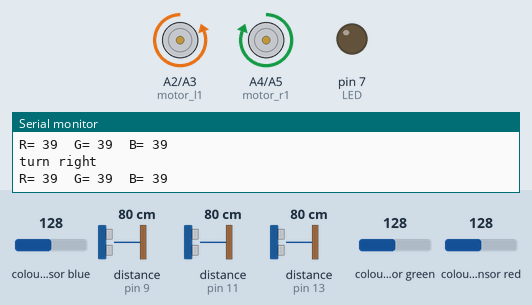
The sketch below on a simulated Arduino Uno, built with avr-gcc and run on an emulated ATmega328P. On the bench: motor-driver pin pairs drawn as motors (green arrow = first pin HIGH = forward, orange = second pin HIGH = backward, longer = more drive), output pins drawn as LEDs (lit = HIGH), the last lines printed to the serial monitor. Wiring (inferred from the names in the program): 3 × ultrasonic range finder: trigger pin 8, echo pin 9 / trigger pin 10, echo pin 11 / trigger pin 12, echo pin 13; TCS3200 colour sensor: output pin 6; S2 pin 4; S3 pin 5; S0 pin 2; S1 pin 3. The test bench sets the inputs (shaded band); at power-on: distance to the obstacle (sensors on pin 9, pin 13, pin 11) 80 cm, colour sensor blue 128, colour sensor green 128, colour sensor red 128. The echo pulse lasts 58.3 µs per cm; pins used as bus, display or sensor lines are not drawn.

Above: at 1.2 s.
1.3 s: distance to the obstacle (sensor on pin 9) set to 23 cm
2.8 s: distance to the obstacle (sensor on pin 9) set to 19 cm
At 3.6 s:
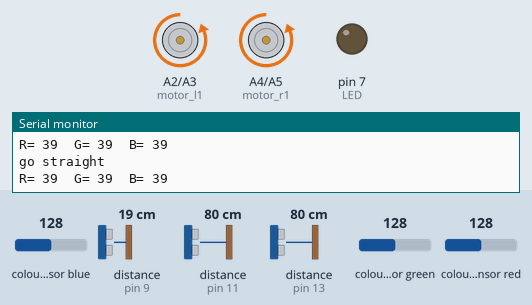
4.3 s: distance to the obstacle (sensor on pin 13) set to 22 cm
7.3 s: distance to the obstacle (sensor on pin 13) set to 18 cm
At 8.0 s:
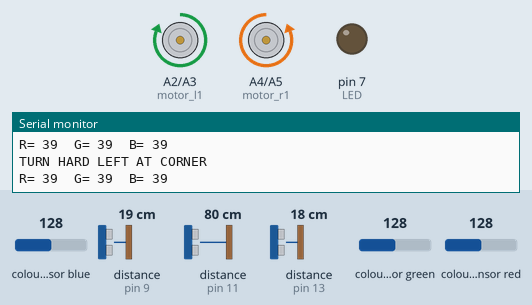
8.9 s: distance to the obstacle (sensor on pin 13) set to 35 cm
At 9.7 s:
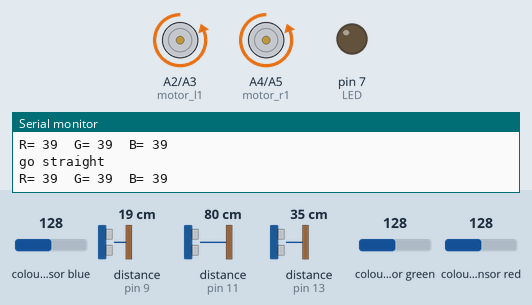
Timing chart, 0 to 11.9 s (numbered marks = the images above; inputs shaded):
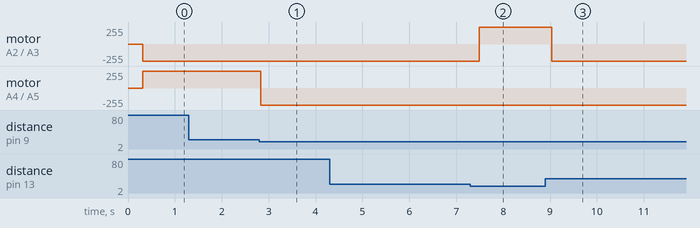

Measured:
- the behaviour switches between 22 and 21 cm on distance to the obstacle (sensor on pin 9) (found by bisection; images 0 and 1)
- the behaviour switches between 21 and 20 cm on distance to the obstacle (sensor on pin 13) (found by bisection; images 1 and 2)
- after the input at 2.8 s, motor on A4 (motor_r1) / A5 (motor_r2): forward 255/255 → backward 255/255 at once
- after the input at 7.3 s, motor on A2 (motor_l1) / A3 (motor_l2): backward 255/255 → forward 255/255 after 0.19 s
- after the input at 8.9 s, motor on A2 (motor_l1) / A3 (motor_l2): forward 255/255 → backward 255/255 after 0.14 s

The sketch:

robot_maze_solver.ino
```cpp
// QUALIFICATION

// Colour sensor ------------------
#define S0 2
#define S1 3
#define S2 4
#define S3 5
#define sensorOut 6

int frequency = 0;

// ultrasonic sensor ------------------
const int trigPin_f = 12;
const int echoPin_f = 13;

const int trigPin_l = 10;
const int echoPin_l = 11;

const int trigPin_r = 8;
const int echoPin_r = 9;

long duration;
int distance_f;
int distance_r;
int distance_l;

// MOTOR
const int motor_l1 = A2;
const int motor_l2 = A3;
const int motor_r1 = A4;
const int motor_r2 = A5;

const int LED = 7;

// Calibrate here ----------------
int turnTimeDelay = 500;
int maxWall_f = 20;
int maxWall_r = 20;
int maxWall_l = 20;


void setup() {
  // colour sensor setup -----------------

  pinMode(S0, OUTPUT);
  pinMode(S1, OUTPUT);
  pinMode(S2, OUTPUT);
  pinMode(S3, OUTPUT);
  pinMode(sensorOut, INPUT);

  pinMode(motor_l1, OUTPUT);
  pinMode(motor_l2, OUTPUT);
  pinMode(motor_r1, OUTPUT);
  pinMode(motor_r2, OUTPUT);

  pinMode(LED,OUTPUT);

  // Setting frequency-scaling to 20%
  digitalWrite(S0, HIGH);
  digitalWrite(S1, LOW);
  digitalWrite(LED,LOW);

// Ultrasonic sensor setup------------------

  pinMode(trigPin_f, OUTPUT);
  pinMode(echoPin_f, INPUT);

  pinMode(trigPin_l, OUTPUT);
  pinMode(echoPin_l, INPUT);

  pinMode(trigPin_r, OUTPUT);
  pinMode(echoPin_r, INPUT);

  Serial.begin(9600);

}

// Wall following algorithm states
enum WallFollowingState {
  AWAY_FROM_WALL,
  HEADED_TOWARDS_WALL,
  FOLLOWING_WALL,
  AT_CORNER
};

WallFollowingState wallState = AWAY_FROM_WALL;

void loop() {

 readAndPrintFrequency(LOW, LOW, "R");
 readAndPrintFrequency(HIGH, HIGH, "G");
 readAndPrintFrequency(LOW, HIGH, "B");
 Serial.println();

  distance_f = read_distance(0);
  distance_l = read_distance(1);
  distance_r = read_distance(2);

// FOLLOW RIGHT WALL
  // Determine the wall following state based on sensor readings
  if (distance_f > maxWall_f && distance_r > maxWall_r) {
    wallState = AWAY_FROM_WALL;
  } else if (distance_f <= maxWall_f && distance_r > maxWall_r) {
    wallState = HEADED_TOWARDS_WALL;
  } else if (distance_f >= maxWall_f && distance_r <= maxWall_r) {
    wallState = FOLLOWING_WALL;
  }
  else{
    wallState = AT_CORNER;
  }

  // Wall following behavior based on state
  switch (wallState) {
    case AWAY_FROM_WALL:    // Come back to wall, turn right
      Serial.println("turn right");
      turnright();
      break;
    case HEADED_TOWARDS_WALL:    // Turn hard left to get back parallel with the wall
      turnleft();
            Serial.println("turn left");
      break;
    case FOLLOWING_WALL:   // Drive forward
      straight();
      Serial.println("go straight");
      break;
    case AT_CORNER:   // Turn hard left
      turnleft();
      Serial.println("TURN HARD LEFT AT CORNER");
      break;
  }

//   // FOLLOW LEFT WALL
//   if (distance_f > maxWall_f && distance_l > maxWall_l) {
//     wallState = AWAY_FROM_WALL;
// } else if (distance_f <= maxWall_f && distance_l > maxWall_l) {
//     wallState = HEADED_TOWARDS_WALL;
// } else if (distance_f >= maxWall_f && distance_l <= maxWall_l) {
//     wallState = FOLLOWING_WALL;
// } else {
//     wallState = AT_CORNER;
// }

// // Wall following behavior based on state
// switch (wallState) {
//     case AWAY_FROM_WALL:
//         // Come back to wall, turn left
//         Serial.println("Turn left to get back to the wall");
//         turnleft();
//         break;
//     case HEADED_TOWARDS_WALL:
//         // Turn hard right to get back parallel with the wall
//         Serial.println("Turn hard right to align with the wall");
//         turnright();
//         break;
//     case FOLLOWING_WALL:
//         // Drive forward
//         Serial.println("Go straight while following the wall");
//         straight();
//         break;
//     case AT_CORNER:
//         // Turn hard right
//         Serial.println("Turn hard right at a corner");
//         turnright();
//         break;
// }

}


int read_distance(int direction){
  if (direction == 0){
    digitalWrite(trigPin_f, LOW);
    delayMicroseconds(2);

    // Sets the trigPin on HIGH state for 10 micro seconds
    digitalWrite(trigPin_f, HIGH);
    delayMicroseconds(10);
    digitalWrite(trigPin_f, LOW);

    // Reads the echoPin, returns the sound wave travel time in microseconds
    duration = pulseIn(echoPin_f, HIGH);

    // Calculating the distance
    int distance = duration * 0.034 / 2;
    return distance;
  }

  else if (direction == 1){
    digitalWrite(trigPin_l, LOW);
    delayMicroseconds(2);

    // Sets the trigPin on HIGH state for 10 micro seconds
    digitalWrite(trigPin_l, HIGH);
    delayMicroseconds(10);
    digitalWrite(trigPin_l, LOW);

    // Reads the echoPin, returns the sound wave travel time in microseconds
    duration = pulseIn(echoPin_l, HIGH);

    // Calculating the distance
    int distance = duration * 0.034 / 2;
    return distance;
  }

  else if (direction == 2){
    digitalWrite(trigPin_r, LOW);
    delayMicroseconds(2);

    // Sets the trigPin on HIGH state for 10 micro seconds
    digitalWrite(trigPin_r, HIGH);
    delayMicroseconds(10);
    digitalWrite(trigPin_r, LOW);

    // Reads the echoPin, returns the sound wave travel time in microseconds
    duration = pulseIn(echoPin_r, HIGH);

    // Calculating the distance
    int distance = duration * 0.034 / 2;
    return distance;
  }

}

// colour sensor ------------------

void readAndPrintFrequency(int s2State, int s3State, const char *colorName) {

  digitalWrite(S2, s2State);
  digitalWrite(S3, s3State);
  frequency = pulseIn(sensorOut, LOW);

  Serial.print(colorName);
  Serial.print("= ");
  Serial.print(frequency);
  Serial.print("  ");
  delay(100);
}

void turnright(){
  digitalWrite(motor_r1,HIGH);
  digitalWrite(motor_r2,LOW);

  digitalWrite(motor_l1,LOW);
  digitalWrite(motor_l2,HIGH);
}

void turnleft(){
  digitalWrite(motor_r1,LOW);
  digitalWrite(motor_r2,HIGH);

  digitalWrite(motor_l1,HIGH);
  digitalWrite(motor_l2,LOW);
}

void straight(){
  digitalWrite(motor_r1,LOW);
  digitalWrite(motor_r2,HIGH);

  digitalWrite(motor_l1,LOW);
  digitalWrite(motor_l2,HIGH);
}

void reverse(){
  digitalWrite(motor_r1,HIGH);
  digitalWrite(motor_r2,LOW);

  digitalWrite(motor_l1,HIGH);
  digitalWrite(motor_l2,LOW);
}

void stop_motor(){
  digitalWrite(motor_r1,LOW);
  digitalWrite(motor_r2,LOW);

  digitalWrite(motor_l1,LOW);
  digitalWrite(motor_l2,LOW);
}

void speed_control(int left_speed, int right_speed){
  if (left_speed > 0){
    digitalWrite(motor_l1, LOW);
    analogWrite(motor_l2,left_speed);
  }
  else{
    digitalWrite(motor_l2, LOW);
    analogWrite(motor_l1,left_speed);
  }
  if (right_speed > 0){
    digitalWrite(motor_r1,LOW);
    analogWrite(motor_r2,right_speed);
  }
  else{
    digitalWrite(motor_r2,LOW);
    analogWrite(motor_r1,right_speed);
  }
}
```
